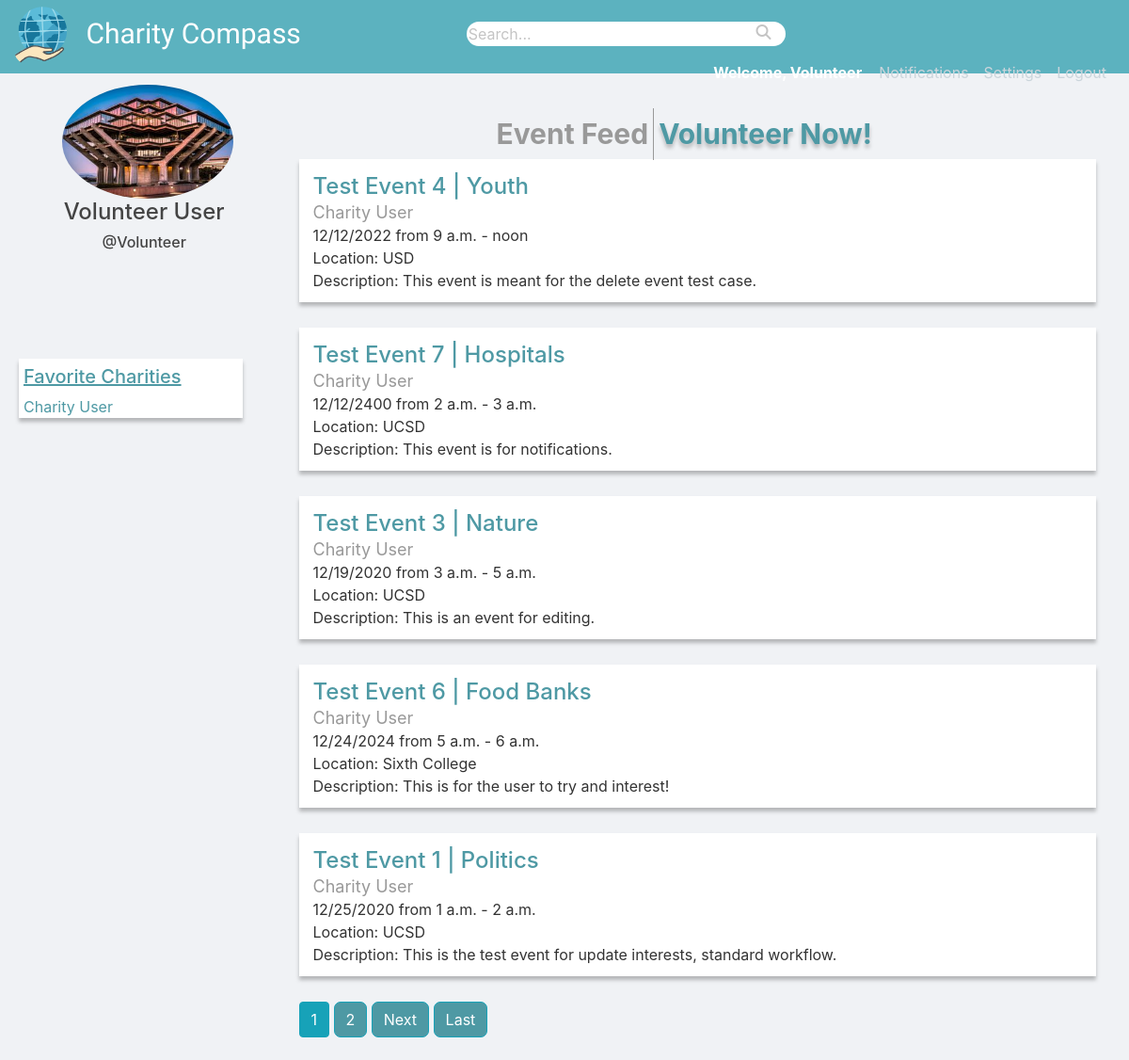
The app's page /volunteers/volunteer-now/ (signed in) with its own data.
### users/models.py (models this page shows, shortened)
class User(AbstractUser):
    is_charity = models.BooleanField(default=False)
    is_volunteer = models.BooleanField(default=False)

class Volunteer(models.Model):
    user = models.OneToOneField(User, on_delete=models.CASCADE, primary_key=True)
    first_name = models.CharField(max_length=20, blank=True)
    last_name = models.CharField(max_length=20, blank=True)
    interests = models.ManyToManyField('events.EventType', related_name='event_type_volunteer')

class UserSettings(models.Model):
    user = models.OneToOneField(User, on_delete=models.CASCADE)
    image = models.ImageField(default='default.jpg', upload_to='profile_pics')

class Charity(models.Model):
    user = models.OneToOneField(User, on_delete=models.CASCADE, primary_key=True)
    charity_name = models.CharField(max_length=30, null=True, blank=True)
    description = models.TextField(default='',blank=True)
    favorite = models.ManyToManyField(User, related_name='favorite_charity', blank=True)
    slug = models.SlugField(max_length=250, null=True, blank=True)
    website = models.URLField(max_length=200, null=True, blank=True)
    address = models.CharField(max_length=200, null=True, blank=True)

### events/models.py (models this page shows, shortened)
class Event(models.Model):
    user = models.ForeignKey(users.models.User, on_delete=models.CASCADE, related_name='events')
    owner = models.ForeignKey(users.models.Charity, on_delete=models.CASCADE, related_name='events')
    title = models.CharField(max_length=80)
    event_type = models.ForeignKey(EventType, on_delete=models.CASCADE, related_name='events')
    event_date = models.CharField(max_length=60)
    description = models.TextField()
    location = models.CharField(max_length=60)
    start_time = models.TimeField(auto_now=False, auto_now_add=False)
    end_time = models.TimeField(auto_now=False, auto_now_add=False)
    interested = models.ManyToManyField(users.models.User, related_name='interested_events', blank=True)
    registered = models.ManyToManyField(users.models.User, related_name='registered_volunteers', blank=True)

class EventType(models.Model):
    name = models.CharField(max_length=30)
    def __str__(self):
        return self.name

### users/views/volunteers.py (the view)
# urls.py: path('volunteer-now/', volunteers.VolunteerNowView.as_view(), name='volunteer_now'),
@method_decorator([login_required, volunteer_required], name='dispatch')
class VolunteerNowView(ListView):
    model = Event
    context_object_name = 'events'
    template_name = 'users/volunteers/volunteer_now_list.html'
    paginate_by = 5
    def get_queryset(self):
        user = self.request.user
        volunteer = self.request.user.volunteer
        volunteer_interests = volunteer.interests.values_list('pk', flat=True)
        interested_events = user.interested_events.all()
        registered_events = user.registered_volunteers.all()
        favorited_charities = user.favorite_charity.all()
        from_favorites = Event.objects.none()
        for charity in favorited_charities:
            from_favorites = from_favorites | Event.objects.filter(owner=charity)
        from_interests = Event.objects.filter(event_type__in=volunteer_interests)
        event_recommendations = (from_interests | from_favorites) \
        .exclude(id__in=interested_events) \
        .exclude(id__in=registered_events)
        return event_recommendations.distinct().order_by('event_date')

### users/templates/users/volunteers/volunteer_now_list.html (shortened to what this page needs)
{% extends "base/base.html" %} {% block content %}
<div class="dashboard">
	<div class="dashboard-welcome">
		<img
			class="rounded-circle article-img"
			src="{{user.usersettings.image.url}}"
		/>
		<br />
		<h4 class="dashboard-heading">
			{{ user.first_name }} {{ user.last_name }}
		</h4>
		<h6 class="dashboard-heading">@{{user.username}}</h6>
	</div>
	<div class="dashboard-links">
		<a
			class="dashboard-link dashboard-link-border"
			href="{% url 'volunteers:volunteer_dashboard' %}"
			>Event Feed</a
		>
		<a
			class="dashboard-link"
			href="{% url 'volunteers:volunteer_now' %}"
			style="
				font-weight: bold;
				text-shadow: 0px 4px 4px rgba(0, 0, 0, 0.25);
				color: #4e99a4;
			"
			>Volunteer Now!</a
		>
	</div>
	<br /><br /><br /><br />
	<div class="dashboard-content">
		<div class="favorite-charities-feed">
			<div class="favorite-charities">
				<div class="favorite-charities-content">
					<h5
						class="favorite-charities-title"
						style="text-decoration: underline"
					>
						Favorite Charities
					</h5>
					{%for charity in user.favorite_charity.all %}
					<a
						class="event-owner"
						class="favorite-charity-link"
						href="{% url 'charities:charity_page' charity.slug %}"
						>{{charity.charity_name}}</a
					>
					<br />
					{%endfor%}
				</div>
			</div>
		</div>
		<div class="event-feed volunteer-event-feed">
			{% for event in events %}
			<article class="event">
				<div class="event-content">
					<a
						class="event-owner"
						href="{% url 'charities:event_detail' event.pk %}"
					>
						<h4 class="event-owner">
							{{ event.title }} | {{ event.event_type }}
						</h4>
					</a>
					<a
						class="event-owner"
						href="{% url 'charities:charity_page' event.owner.slug %}"
					>
						<p class="event-title">{{ event.owner.charity_name }}</p>
					</a>
					<p class="event-date">
						{{ event.event_date }} from {{ event.start_time }} -
						{{event.end_time }}
						<br />
						Location: {{ event.location }}
						<br />
						Description: {{ event.description }}
					</p>
				</div>
			</article>
			{% endfor %}
			<div>
				{% if is_paginated %}  {% for num in page_obj.paginator.page_range %}
				{% if page_obj.number == num %}
				<a class="btn btn-info mb-4" href="?page={{num}}">{{ num }}</a>
				{% elif num > page_obj.number|add:'-3' and num < page_obj.number|add:'3' %}
				<a class="btn btn-outline-info mb-4" href="?page={{ num }}">{{ num }}</a>
				{% endif %} {% endfor %} {% if page_obj.has_next %}
				<a
					class="btn btn-outline-info mb-4"
					href="?page={{page_obj.next_page_number}}"
					>Next</a
				>
				<a
					class="btn btn-outline-info mb-4"
					href="?page={{page_obj.paginator.num_pages}}"
					>Last</a
				>
				{% endif %} {% endif %}
			</div>
		</div>
	</div>
</div>
{% endblock content %}

### base/templates/base/base.html (shortened to what this page needs)
{% load static %}
<!DOCTYPE html>
<html>
<head>
	<link rel="stylesheet" href="https://maxcdn.bootstrapcdn.com/bootstrap/4.0.0/css/bootstrap.min.css"
 />
	<link rel="stylesheet" type="text/css" href="{% static 'base/main.css' %}" />
</head>
<body>
	<header class="site-header">
		<nav class="navbar navbar-expand-md navbar-dark bg-steel fixed-top">
			<div class="navbar-container">
				<div class="logo-title">
					<a class="navbar-brand" href="/">
						<div class="logo-image">
							<img src="../../../media/profile_pics/charity_compass_logo.png" class="img-fluid" />
						</div>
					</a>
					<a href="/" class="navbar-title navbar-brand mr-4">Charity Compass</a>
				</div>
				{%if user.is_volunteer%}
				<div class="search-bar">
					<form action="{% url 'search_results' %}" method="get">
						<input class="search" name="q" type="text" placeholder="Search..." />
					</form>
					<i class="fas fa-search search-icon"></i>
				</div>
				{%endif%}
				<div class="navbar-right">
					<div class="welcome-user">
						<a href="/" class="welcome-user-link">
							{% if user.is_authenticated%} {% if user.is_charity %}
							<p>Welcome, {{user.charity.charity_name}}</p>
							{% else %}
							<p>Welcome, {{user.volunteer.first_name}}</p>
							{% endif %} {% endif %}
						</a>
					</div>
					<div class="navbar-link collapse navbar-collapse" id="navbarToggle" style="float: right">
						<div class="navbar-nav">
							{% if user.is_authenticated %}
							<a class="nav-item nav-link" href="{% url 'notifications' %}">Notifications</a>
							{% if user.is_charity %}
							<a class="nav-item nav-link" href="{% url 'charities:charity_settings' %}">Settings</a>
							{% else %}
							<a class="nav-item nav-link" href="{% url 'volunteers:volunteer_settings' %}">Settings</a>
							{% endif %}
							<a class="nav-item nav-link" href="{% url 'logout' %}">Logout</a>
							{% else %}
							<a class="nav-item nav-link" href="{% url 'login' %}">Login</a>
							<a class="nav-item nav-link" href="{% url 'volunteer_signup' %}">Register</a>
							{% endif %}
						</div>
					</div>
				</div>
			</div>
		</nav>
	</header>
	<div>{% block content %}{% endblock %}</div>
</body>
</html>

### base/static/base/main.css (style rules this page uses)
body { background: #f0f2f5; color: #333333; margin-bottom: 6rem; }
h1, h2, h3, h4, h5, h6 { color: #444444; }
.bg-steel { background-color: #5f788a; }
.site-header .navbar-nav .nav-link { color: #cbd5db; }
.article-img { resize: both; max-width: 90%; height: fit-content; border-radius: 60%; margin-left: 7%; }
.search-bar { display: inline-flex; margin-left: 13%; margin-top: 15px; width: 28%; }
.search { width: 225%; border-radius: 15px; border: none; }
.search::placeholder { color: #c4c4c4; }
.search-icon { padding: 1%; margin-left: 47%; color: #c4c4c4; }
.navbar-container { width: 100%; }
.navbar-nav { float: right; }
.welcome-user { float: left; padding: 10px 10px 10px 10px; color: white; font-weight: bold; }
.welcome-user-link { color: white; }
.navbar-right { height: 15px; float: right; margin-top: 6px; }
.nav-link { float: right; padding: 10px 10px 10px 10px; }
.navbar { background-color: #5cb2bf; top: 0px; }
.navbar-title { color: white !important; font-family: "Oleo Script", cursive; font-size: 30px; }
.logo-image { width: 55px; height: 55px; margin-top: -75%; float: right; }
.logo-title { float: left; }
.dashboard { margin: 90px 0px 0px 10px; }
.dashboard-welcome { width: 17%; float: left; margin-left: 42px; }
.dashboard-links { font-size: 30px; display: flex; padding: 25px; justify-content: center; }
.dashboard-link { font-weight: bold; color: #999999; padding: 5px 5px 5px 5px; display: inline; }
.dashboard-link-border { border-right: 1px solid #999999; }
.dashboard-heading { display: flex; justify-content: center; }
.dashboard-content { margin: inherit; width: 100%; }
.favorite-charities-feed { width: 20%; }
.favorite-charities-title { color: #4e99a4; }
.favorite-charities { background-color: white; box-shadow: 0px 4px 4px rgba(0, 0, 0, 0.25); }
.favorite-charities-content { padding: 7px 0px 0px 5px; }
.event-feed { float: right; width: 75%; margin-top: -280px; }
.event { width: 95%; background-color: white; box-shadow: 0px 4px 4px rgba(0, 0, 0, 0.25); margin: 0% 0% 3% 0%; }
.event-content { padding: 15px 0px 1px 15px; }
.event-owner { color: #4e99a4; }
.event-title { font-size: 18px; color: #999999; margin: -1% 0 2.25% 0px; }
.event-date { margin: -20px 0px 10px 0px; }
.btn-outline-info { color: white; background: #4e99a4; background-image: none; border-color: #17a2b8; border-radius: 7px; }
.volunteer-event-feed { margin-top: -275px !important; }

### records on screen
User: volunteer.first_name "Volunteer", usersettings.image (placeholder picture), first_name "Volunteer", last_name "User", username "Volunteer"
Charity: charity_name "Charity User"
Event: title "Test Event 4", event_type "Youth", owner.charity_name "Charity User", event_date "12/12/2022", start_time "9 a.m.", end_time "noon", location "USD", description "This event is meant for the delete event test case."
Event: title "Test Event 7", event_type "Hospitals", owner.charity_name "Charity User", event_date "12/12/2400", start_time "2 a.m.", end_time "3 a.m.", location "UCSD", description "This event is for notifications."
Event: title "Test Event 3", event_type "Nature", owner.charity_name "Charity User", event_date "12/19/2020", start_time "3 a.m.", end_time "5 a.m.", location "UCSD", description "This is an event for editing."
Event: title "Test Event 6", event_type "Food Banks", owner.charity_name "Charity User", event_date "12/24/2024", start_time "5 a.m.", end_time "6 a.m.", location "Sixth College", description "This is for the user to try and interest!"
Event: title "Test Event 1", event_type "Politics", owner.charity_name "Charity User", event_date "12/25/2020", start_time "1 a.m.", end_time "2 a.m.", location "UCSD", description "This is the test event for update interests, standard workflow."

### other values on screen
{{ num }} "1"
{{ num }} "2"
